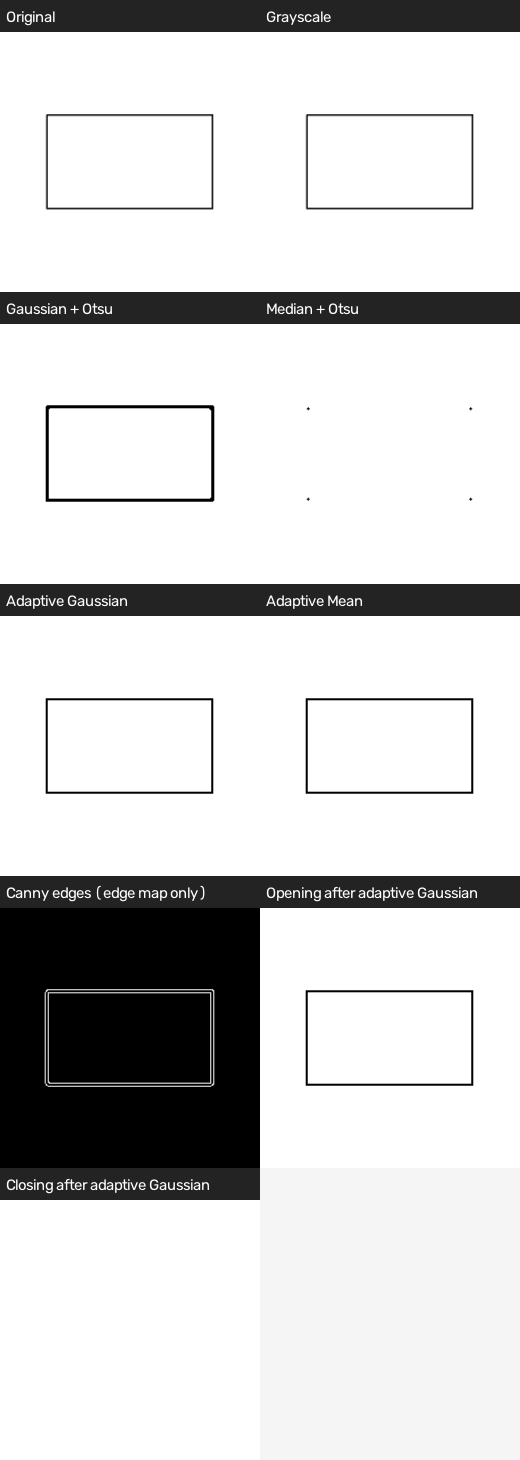
#> input picture preprocessing_comparison/visual_reports/images_clean__00000_block_front_preprocessing.png, 520 x 1460 px
$ python -i test.py   (imports and definitions only)
#> lines starting #> are read from the running program, lines starting #| are printed output that depends on the picture; after the words box and inside, x2 and y2 are one past the last pixel; in counts of white or black regions, pixels touching at a corner belong together
"""
Compare preprocessing options for CAD sketch images.

What it compares:
1. Grayscale baseline
2. Gaussian blur + global Otsu threshold
3. Median blur + global Otsu threshold
4. Adaptive Gaussian threshold
5. Adaptive mean threshold
6. Canny edges
7. Morphological opening (remove small noise)
8. Morphological closing (connect small stroke gaps)

It saves a comparison grid per selected image and a CSV with basic, measurable
properties. These metrics help screen options, but they do NOT by themselves
prove which preprocessing is best for segmentation. Inspect the visual grid
and, if ground-truth masks are available, compare against those masks too.
"""

from pathlib import Path
import cv2
import numpy as np
import pandas as pd
import math

# ------------------------- EDIT THESE SETTINGS -------------------------
DATASET_ROOT = Path(r"C:\flutter_projects\cad\ortho_sketch_dataset_4000")
OUTPUT_ROOT = Path(r"C:\flutter_projects\cad\preprocessing_comparison")

# Start small. Set to 0 to process every image.
MAX_IMAGES_TO_PROCESS = 100

# Save comparison grids for only the first N images; set 0 to disable.
MAX_VISUAL_REPORTS = 20

# Assumes dark strokes on a light background.
# Set True if images instead have light strokes on a dark background.
INVERT_STROKES = False

# Adaptive threshold parameters (block_size must be odd and > 1).
ADAPTIVE_BLOCK_SIZE = 31
ADAPTIVE_C = 7

# Morphology kernel: compare gently; large kernels may destroy sketch details.
MORPH_KERNEL_SIZE = 3
# ----------------------------------------------------------------------


def read_image(path: Path):
    """Read an image robustly, including paths containing non-ASCII characters."""
    try:
        data = np.fromfile(str(path), dtype=np.uint8)
        return cv2.imdecode(data, cv2.IMREAD_COLOR)
#> returned value is the input picture: shape (1460, 520, 3); min 0, max 255, mean 209
    except Exception:
        return None


def as_bgr(image):
    if image.ndim == 2:
        return cv2.cvtColor(image, cv2.COLOR_GRAY2BGR)
    return image.copy()


def make_grid(items, target_height=260):
    """Create a labelled grid with two columns."""
    panels = []
    for title, image in items:
        if image is None:
            continue
        image = as_bgr(image)
        scale = target_height / image.shape[0]
        width = max(1, int(image.shape[1] * scale))
        image = cv2.resize(image, (width, target_height), interpolation=cv2.INTER_AREA)
        banner = np.full((32, width, 3), 35, dtype=np.uint8)
        cv2.putText(banner, title[:45], (6, 22), cv2.FONT_HERSHEY_SIMPLEX,
                    0.5, (255, 255, 255), 1, cv2.LINE_AA)
        panels.append(np.vstack([banner, image]))

    if not panels:
        return None

    cell_w = max(p.shape[1] for p in panels)
    cell_h = max(p.shape[0] for p in panels)
    cols = 2
    rows = math.ceil(len(panels) / cols)
    canvas = np.full((rows * cell_h, cols * cell_w, 3), 245, dtype=np.uint8)
    for i, panel in enumerate(panels):
        r, c = divmod(i, cols)
        y, x = r * cell_h, c * cell_w
        canvas[y:y + panel.shape[0], x:x + panel.shape[1]] = panel
    return canvas


# [5 lines left out: function foreground_mask, not called in this run]


def process_image(path: Path, save_visual: bool):
    image = read_image(path)
    if image is None:
        return {"image": str(path), "status": "read_error"}

    gray = cv2.cvtColor(image, cv2.COLOR_BGR2GRAY)

    # Candidate 1: Gaussian smoothing + Otsu threshold
    gaussian = cv2.GaussianBlur(gray, (5, 5), 0)
    _, otsu_gaussian = cv2.threshold(
        gaussian, 0, 255, cv2.THRESH_BINARY + cv2.THRESH_OTSU
    )
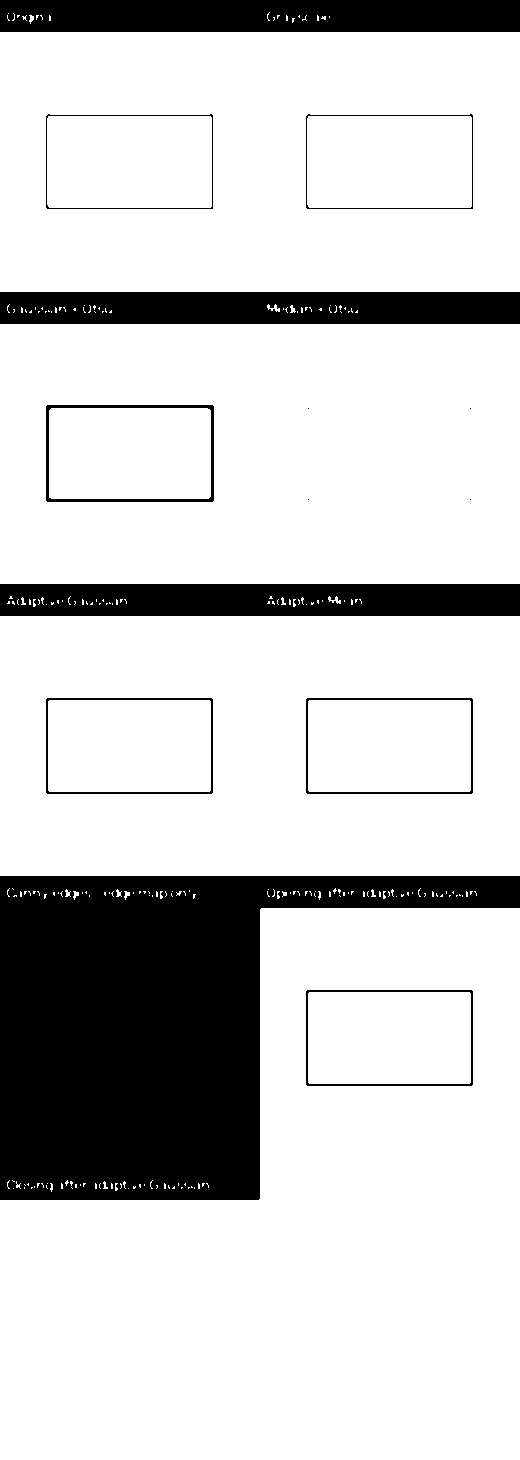
#> otsu_gaussian: shape (1460, 520); 80.7% white; 14 black regions (4 under 20 px), largest, box (x1, y1, x2, y2) and area: (0, 876, 520, 1200) 91578, (0, 0, 520, 32) 16464, (0, 292, 520, 324) 16335

    # Candidate 2: Median smoothing + Otsu threshold
    median = cv2.medianBlur(gray, 5)
    _, otsu_median = cv2.threshold(
        median, 0, 255, cv2.THRESH_BINARY + cv2.THRESH_OTSU
    )
#> otsu_median: shape (1460, 520); 81.2% white; 24 black regions (19 under 20 px), largest, box (x1, y1, x2, y2) and area: (0, 876, 520, 1200) 91934, (0, 0, 520, 32) 16505, (0, 292, 520, 324) 16472, (0, 584, 520, 616) 16367, (46, 405, 214, 502) 1556

    # Candidate 3 & 4: Adaptive thresholds
    block_size = max(3, ADAPTIVE_BLOCK_SIZE | 1)
    adaptive_gaussian = cv2.adaptiveThreshold(
        gray, 255, cv2.ADAPTIVE_THRESH_GAUSSIAN_C, cv2.THRESH_BINARY,
        block_size, ADAPTIVE_C
    )
#> adaptive_gaussian: shape (1460, 520); 90.9% white; 85 black regions (67 under 20 px), largest, box (x1, y1, x2, y2) and area: (0, 876, 520, 1200) 21377, (0, 584, 520, 616) 11526, (0, 292, 520, 324) 11498
    adaptive_mean = cv2.adaptiveThreshold(
        gray, 255, cv2.ADAPTIVE_THRESH_MEAN_C, cv2.THRESH_BINARY,
        block_size, ADAPTIVE_C
    )
#> adaptive_mean: shape (1460, 520); 88% white; 120 black regions (102 under 20 px), largest, box (x1, y1, x2, y2) and area: (0, 876, 520, 1200) 26868, (0, 292, 520, 324) 14937, (0, 584, 520, 616) 14777

    # Make the foreground convention consistent: strokes white, background black.
    candidates = {
        "otsu_gaussian": otsu_gaussian,
        "otsu_median": otsu_median,
        "adaptive_gaussian": adaptive_gaussian,
        "adaptive_mean": adaptive_mean,
    }
    if INVERT_STROKES:
        candidates = {k: cv2.bitwise_not(v) for k, v in candidates.items()}

    # Canny is an edge map, not a replacement for a filled foreground mask.
    edges = cv2.Canny(gaussian, 50, 150)
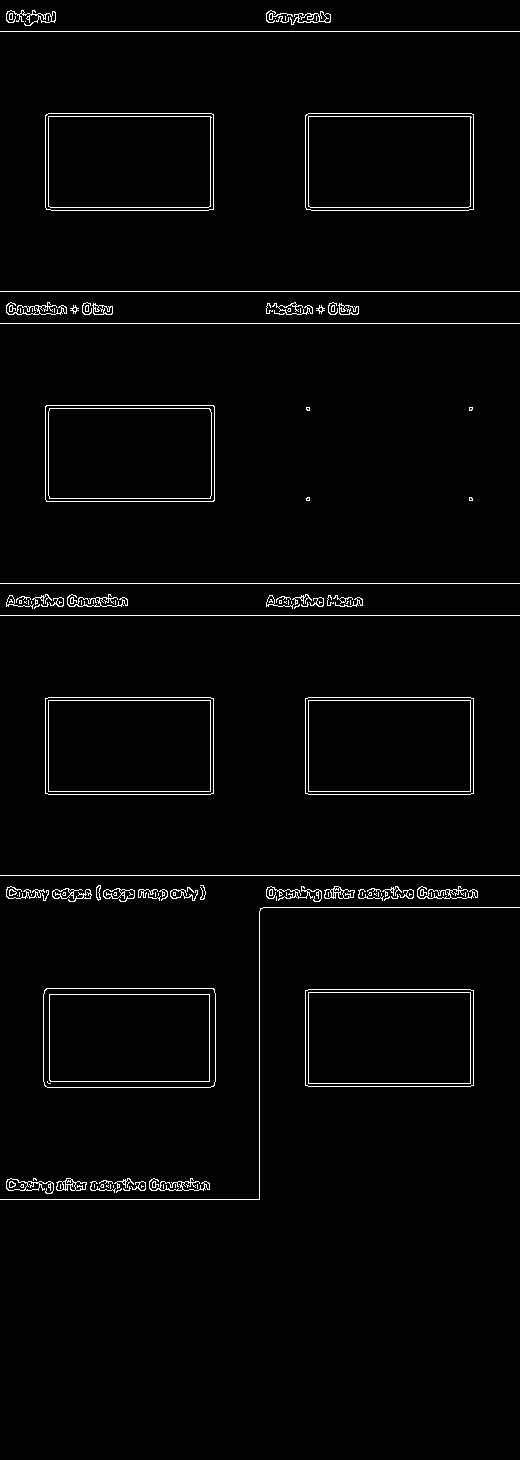
#> edges: shape (1460, 520); 2.1% white in thin lines or dots, all inside (x1, y1, x2, y2) = (0, 10, 520, 1200)

    kernel = np.ones((MORPH_KERNEL_SIZE, MORPH_KERNEL_SIZE), np.uint8)
    morphology = {}
    for name, mask in candidates.items():
        morphology[f"{name}_opening"] = cv2.morphologyEx(
            mask, cv2.MORPH_OPEN, kernel
        )
        morphology[f"{name}_closing"] = cv2.morphologyEx(
            mask, cv2.MORPH_CLOSE, kernel
        )
#> this loop made 4 passes
#> name on passes 1 to 4: 'otsu_gaussian', 'otsu_median', 'adaptive_gaussian', 'adaptive_mean'
#> after the loop, morphology = 8 items

    # Use a consistent stroke-white mask for metrics.
    # Thresholds above are normalized to strokes white unless INVERT_STROKES is True.
    # Compute simple screening metrics; none is a ground-truth accuracy measure.
    metric_images = dict(candidates)
#> metric_images = 4 items
    metric_images.update(morphology)

    row = {
        "image": str(path),
        "status": "ok",
        "width": int(gray.shape[1]),
        "height": int(gray.shape[0]),
        "gray_mean": float(gray.mean()),
        "gray_std": float(gray.std()),
        "canny_edge_ratio": float(np.count_nonzero(edges) / edges.size),
    }

    for name, mask in metric_images.items():
        # Foreground ratio, number of connected components, and component sizes.
        foreground_ratio = float(np.count_nonzero(mask) / mask.size)
        count, labels, stats, _ = cv2.connectedComponentsWithStats(
            (mask > 0).astype(np.uint8), connectivity=8
        )
        component_areas = stats[1:, cv2.CC_STAT_AREA] if count > 1 else np.array([])
        row[f"{name}_foreground_ratio"] = foreground_ratio
        row[f"{name}_component_count"] = int(max(0, count - 1))
        row[f"{name}_tiny_component_ratio"] = (
            float(np.sum(component_areas <= 3) / len(component_areas))
            if len(component_areas) else 0.0
        )
#> this loop made 12 passes
#> (name, foreground_ratio, count) on passes 1 to 12: ('otsu_gaussian', 0.807, 245), ('otsu_median', 0.812, 252), ('adaptive_gaussian', 0.909, 131), ('adaptive_mean', 0.88, 114), ('otsu_gaussian_opening', 0.805, 22), ('otsu_gaussian_closing', 0.813, 120), ('otsu_median_opening', 0.811, 26), ('otsu_median_closing', 0.813, 91), ('adaptive_gaussian_opening', 0.899, 55), ('adaptive_gaussian_closing', 0.912, 46), ('adaptive_mean_opening', 0.869, 96), ('adaptive_mean_closing', 0.883, 48)
#> pass 1, in process_image, `count, labels, stats, _ = cv2.connectedComponentsWithStats( (mask > 0)..`:
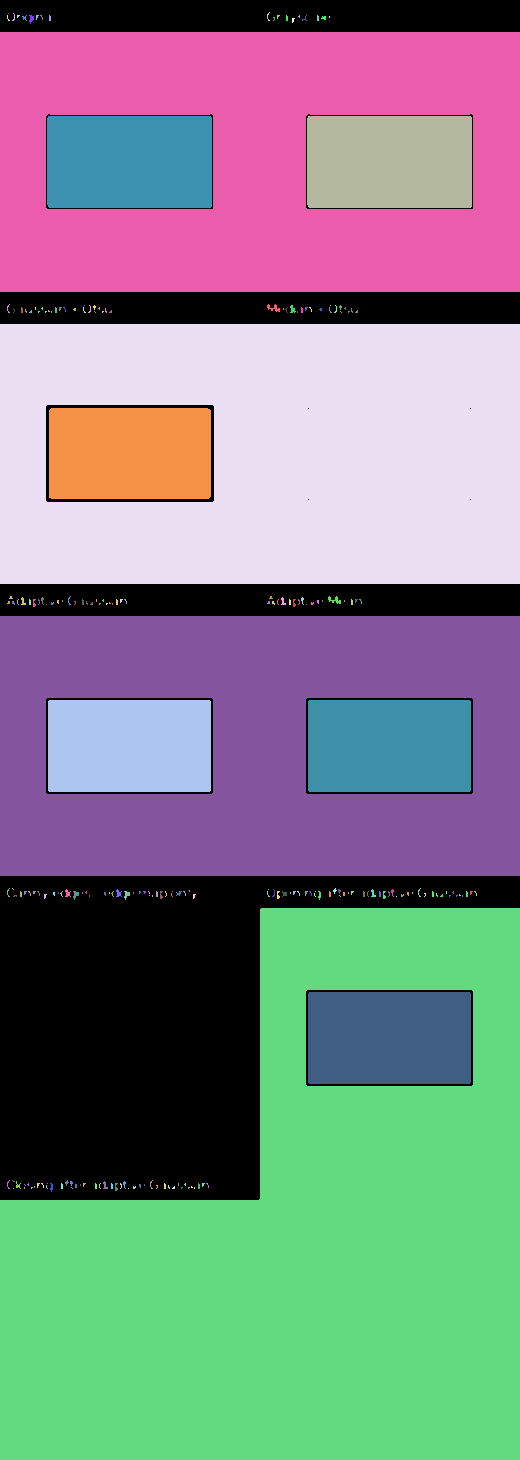
#> labels: shape (1460, 520) int32; 245 distinct labels, from 0 to 244; one colour per label, 0 black
#> pass 2, in process_image, `count, labels, stats, _ = cv2.connectedComponentsWithStats( (mask > 0)..`:
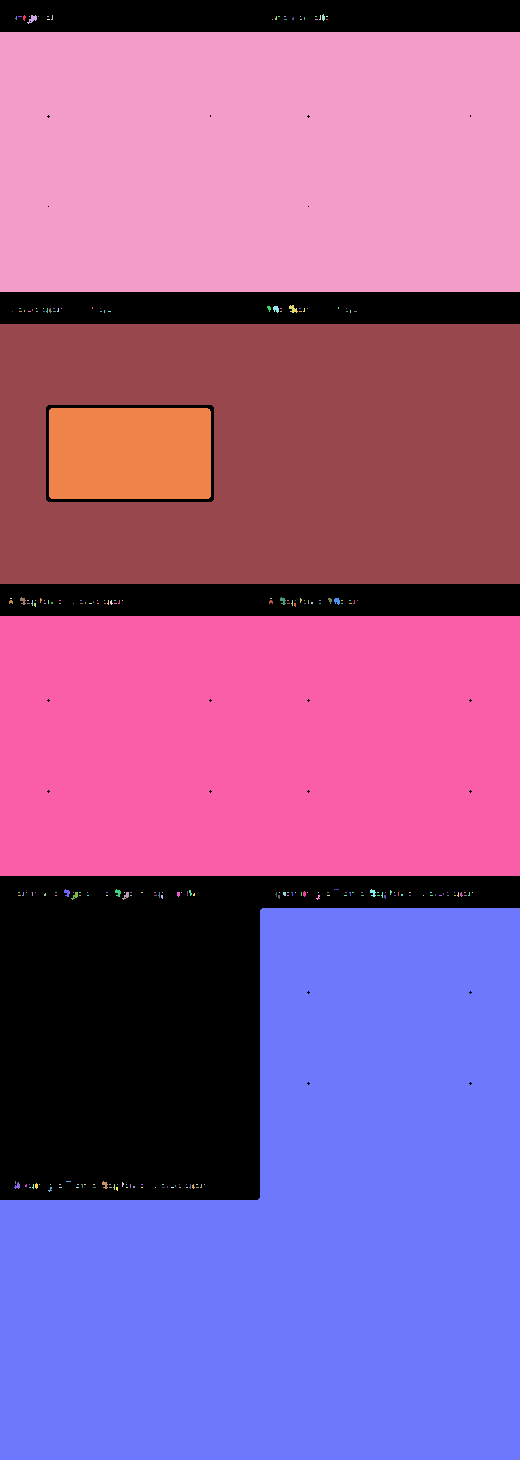
#> labels: shape (1460, 520) int32; 252 distinct labels, from 0 to 251; one colour per label, 0 black
#> pass 3, in process_image, `count, labels, stats, _ = cv2.connectedComponentsWithStats( (mask > 0)..`:
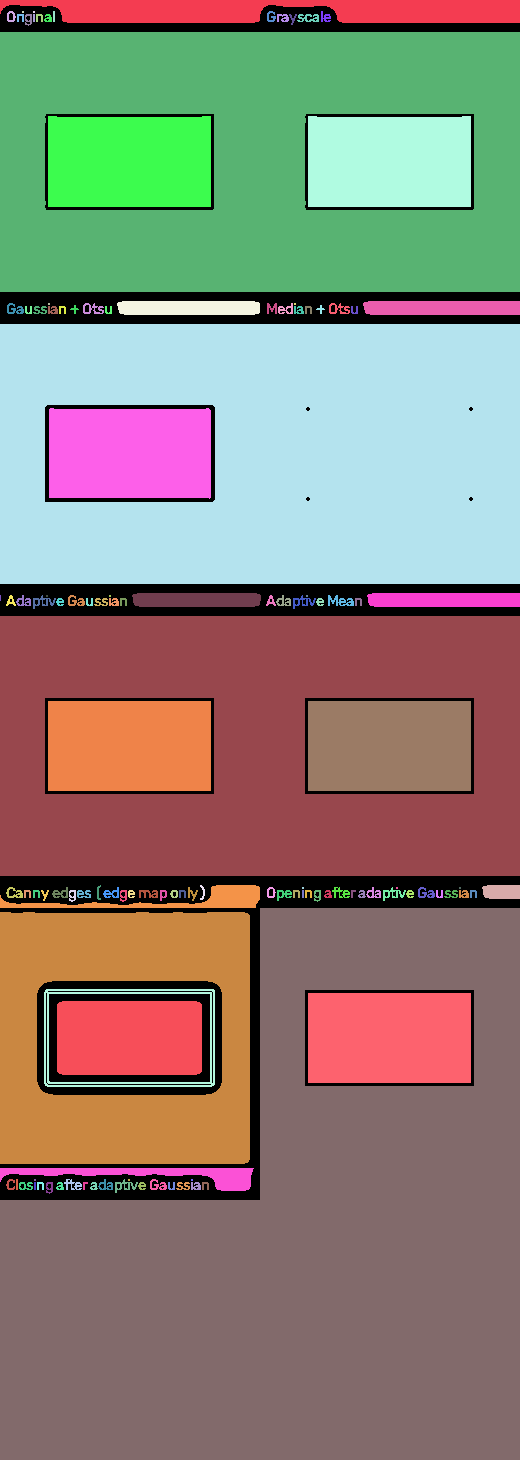
#> labels: shape (1460, 520) int32; 131 distinct labels, from 0 to 130; one colour per label, 0 black
#> after the loop, row = 43 items

    if save_visual:
        items = [
            ("Original", image),
            ("Grayscale", gray),
            ("Gaussian + Otsu", candidates["otsu_gaussian"]),
            ("Median + Otsu", candidates["otsu_median"]),
            ("Adaptive Gaussian", candidates["adaptive_gaussian"]),
            ("Adaptive Mean", candidates["adaptive_mean"]),
            ("Canny edges (edge map only)", edges),
            ("Opening after adaptive Gaussian", morphology["adaptive_gaussian_opening"]),
            ("Closing after adaptive Gaussian", morphology["adaptive_gaussian_closing"]),
        ]
        grid = make_grid(items)
#> the loop in make_grid, `for title, image in items:` made 9 passes
#> after the loop in make_grid, `for title, image in items:`:
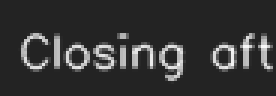
#> banner: shape (32, 92, 3) (shown 3 times larger); min 35, max 249, mean 53.1
#> after the loop in make_grid, `for title, image in items:`: panels = 9 items
#> in make_grid, `cell_w = max(p.shape[1] for p in panels)`: cell_w = 92
#> in make_grid, `cell_h = max(p.shape[0] for p in panels)`: cell_h = 292
#> in make_grid, `rows = math.ceil(len(panels) / cols)`: rows = 5
#> in make_grid, `canvas = np.full((rows * cell_h, cols * cell_w, 3), 245, dtype=np.uint8)`: canvas: shape (1460, 184, 3); every value is 245
#> the loop in make_grid, `for i, panel in enumerate(panels):` made 9 passes
#> (r, c, y, x) on passes 1 to 9: (0, 0, 0, 0), (0, 1, 0, 92), (1, 0, 292, 0), (1, 1, 292, 92), (2, 0, 584, 0), (2, 1, 584, 92), (3, 0, 876, 0), (3, 1, 876, 92), (4, 0, 1168, 0)
#> after the loop in make_grid, `for i, panel in enumerate(panels):`:
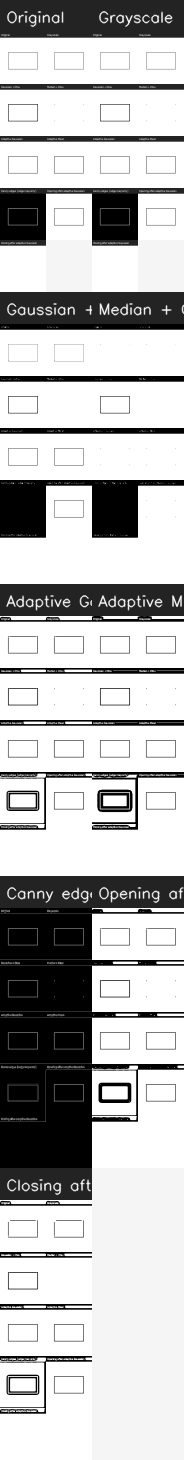
#> canvas: shape (1460, 184, 3); min 0, max 255, mean 185.9
        if grid is not None:
            visual_dir = OUTPUT_ROOT / "visual_reports"
            visual_dir.mkdir(parents=True, exist_ok=True)
            try:
#> (the run stopped early here; a loop or call above may not have finished)
